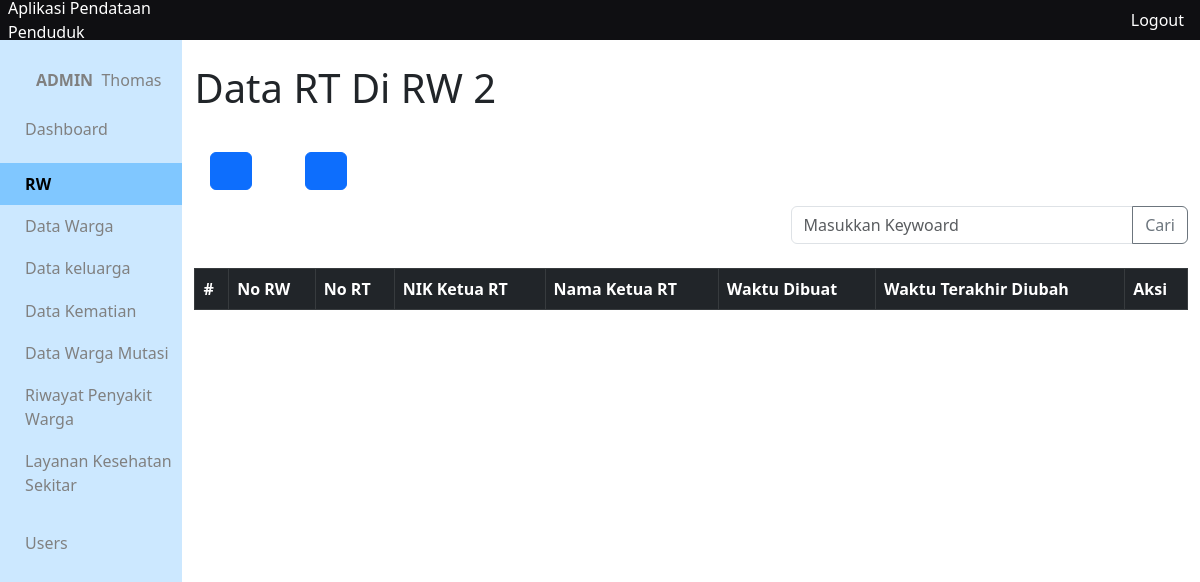
The app's page /app/views/rt/index.php?rw=2 (signed in), older data.
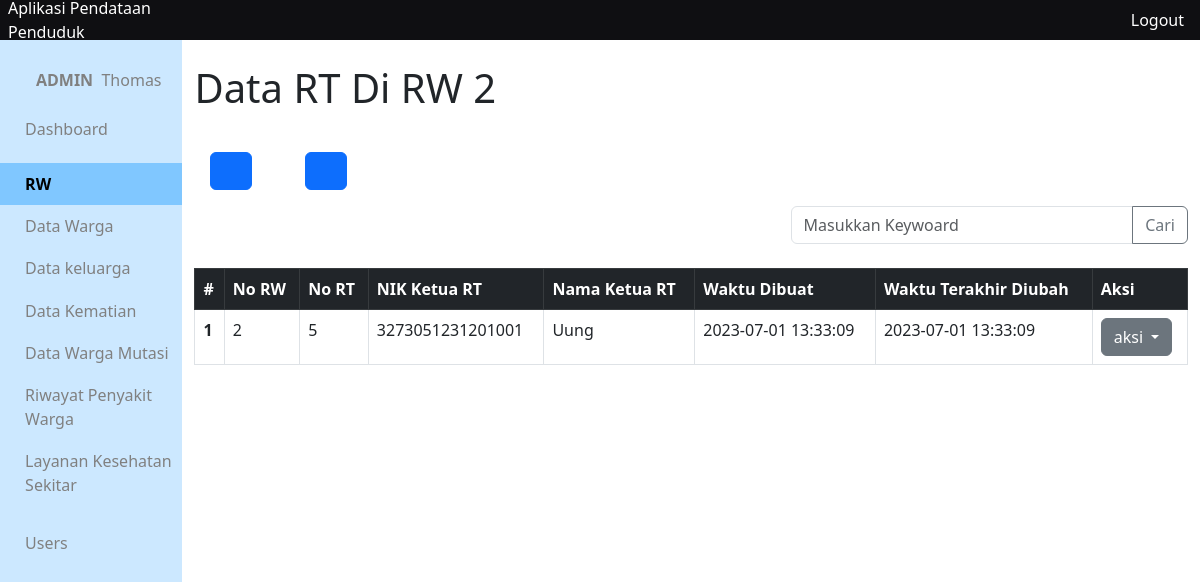
The same page, newer data.
### tables this page shows
CREATE TABLE `rt` (
  `id_rt` int(1) NOT NULL,
  `no_rt` int(10) NOT NULL,
  `no_rw` int(10) DEFAULT NULL,
  `nik_ketua_rt` varchar(16) DEFAULT NULL,
  `created_at` timestamp NOT NULL DEFAULT current_timestamp(),
  `updated_at` timestamp NOT NULL DEFAULT current_timestamp()
);

CREATE TABLE `warga` (
  `nik_warga` varchar(16) NOT NULL,
  `no_kk` varchar(16) DEFAULT NULL,
  `status_kk` varchar(50) DEFAULT NULL,
  `nama_warga` varchar(300) DEFAULT NULL,
  `tempat_lahir` varchar(300) DEFAULT NULL,
  `tanggal_lahir` date DEFAULT NULL,
  `alamat_ktp` varchar(300) DEFAULT NULL,
  `alamat_tinggal` varchar(300) DEFAULT NULL,
  `no_rt` int(10) DEFAULT NULL,
  `no_rw` int(10) DEFAULT NULL,
  `agama` varchar(50) DEFAULT NULL,
  `pendidikan_terakhir` varchar(20) DEFAULT NULL,
  `pekerjaan` varchar(200) DEFAULT NULL,
  `jenis_kelamin` char(1) DEFAULT NULL,
  `status_perkawinan` varchar(15) DEFAULT NULL,
  `status_warga` varchar(10) DEFAULT NULL,
  `status_kehidupan` varchar(10) DEFAULT NULL,
  `kewarganegaraan` varchar(10) DEFAULT NULL,
  `gol_darah` char(2) DEFAULT NULL,
  `kontak` varchar(15) DEFAULT NULL,
  `id_adder` int(10) DEFAULT NULL,
  `id_updater` int(10) DEFAULT NULL,
  `created_at` timestamp NULL DEFAULT current_timestamp(),
  `updated_at` timestamp NULL DEFAULT current_timestamp()
);

### app/functions/rt/function-crud.php (called while the page is built, shortened)
<?php
require_once __DIR__."/../main-function.php";
function getRtInRw($rw){
	$query = "SELECT * FROM rt WHERE no_rw = '$rw'";
	return query($query);
}
?>

### app/functions/main-function.php (called while the page is built, shortened)
<?php
$conn = mysqli_connect("localhost", "root", '', "data_penduduk");
function query($query)
{
	global $conn;
	$result = mysqli_query($conn, $query);
	$rows = [];
		while( $row = mysqli_fetch_assoc($result) ) {
			$rows[] = $row;
		}
	return $rows;
}

### app/functions/warga/function-crud.php (called while the page is built, shortened)
<?php
require_once __DIR__."/../main-function.php";
function cariWargaNIK($nik){
	$query = "SELECT * FROM warga WHERE nik_warga = '$nik' ";
	return query($query);
}
?>

### app/views/rt/index.php (the view, shortened to what this page needs)
<?php include_once '../layouts/header.php' ?>
<?php include_once '../layouts/side-bar.php' ?>
<?php include_once '../../functions/rt/function-crud.php' ?>
<?php include_once '../../functions/rw/function-crud.php' ?>
<?php include_once '../../functions/warga/function-crud.php' ?>
<?php
if (isset($_GET['rw'])) {
	$rw = $_GET['rw'];
}else if(isset($_SESSION['query-rw'])){
	$rw = $_SESSION['query-rw'];
}else{
	$rw = 1;
}
$rt = getRtInRw($rw);
?>
<div class="container">
	<h1 class="my-4">Data RT Di RW <?= $rw ?></h1>
<div class="menu-crud-wrapper mt-4">
	<div class="menu-crud flex-column">
		<div class="menu-crud-item p-3">
			<a href="tambah.php?rw=<?= $rw ?>" class="btn btn-primary" role="button">
			</a>
			<a href="index.php" class="btn btn-primary ms-5" role="button">
			</a>
		</div>
	</div>
</div>
<?php include_once '../layouts/form-cari.php'?>
<table class="table table-hover table-bordered mt-2">
	<thead>
	    <tr class="table-dark">
	      <th scope="col">#</th>
	      <th scope="col">No RW</th>
	      <th scope="col">No RT</th>
	      <th scope="col">NIK Ketua RT</th>
	      <th scope="col">Nama Ketua RT</th>
	      <th scope="col">Waktu Dibuat</th>
	      <th scope="col">Waktu Terakhir Diubah</th>
	      <th scope="col">Aksi</th>
	    </tr>
	  </thead>
 	<tbody>
 	<?php $no =1; ?>
 	<?php foreach ($rt as $r) : ?>
 		<tr>
	      <th scope="row"><?= $no++; ?></th>
	      <td><?= $r['no_rw']  ?></td>
	      <td><?= $r['no_rt']  ?></td>
	      <?php if (empty($r['nik_ketua_rt'])) : ?>
	      <td colspan="2">
	      	  <div class="badge bg-danger text-wrap mb-3">Warning !</div>
	      	  NIK Ketua RT Belum Ditambahkan
	      </td>
	      <?php else : ?>
	      <td><?= $r['nik_ketua_rt']  ?></td>
	      <td><?= cariWargaNIK($r['nik_ketua_rt'])[0]['nama_warga'] ?></td>
	  	  <?php endif; ?>
	      <td><?= $r['created_at']  ?></td>
	      <td><?= $r['updated_at']  ?></td>
	      <td>
	      	<div class="dropdown">
			  <button class="btn btn-secondary dropdown-toggle" type="button" data-bs-toggle="dropdown" aria-expanded="false">
			    aksi
			  </button>
			</div>
	      </td>
	    </tr>
	<?php endforeach; ?>
 	</tbody>
</div>
<?php include_once '../layouts/footer.php' ?>

Row changes from the older to the newer data that the page shows:
added rt: no_rw "2", no_rt "5", nik_ketua_rt "3273051231201001", nik_ketua_rt.nama_warga "Uung", created_at "2023-07-01 13:33:09", updated_at "2023-07-01 13:33:09"
